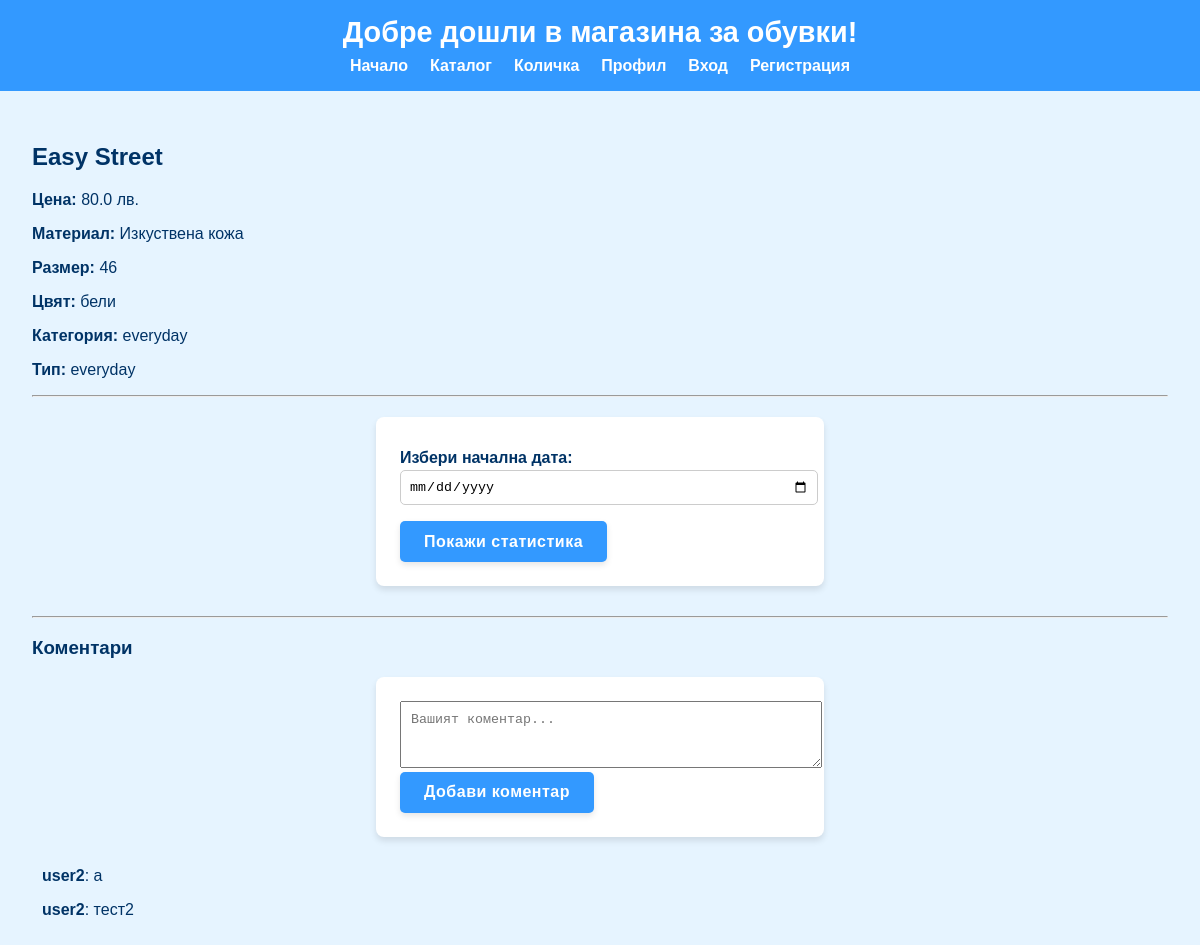
Page /catalog/5 on the earlier database version.
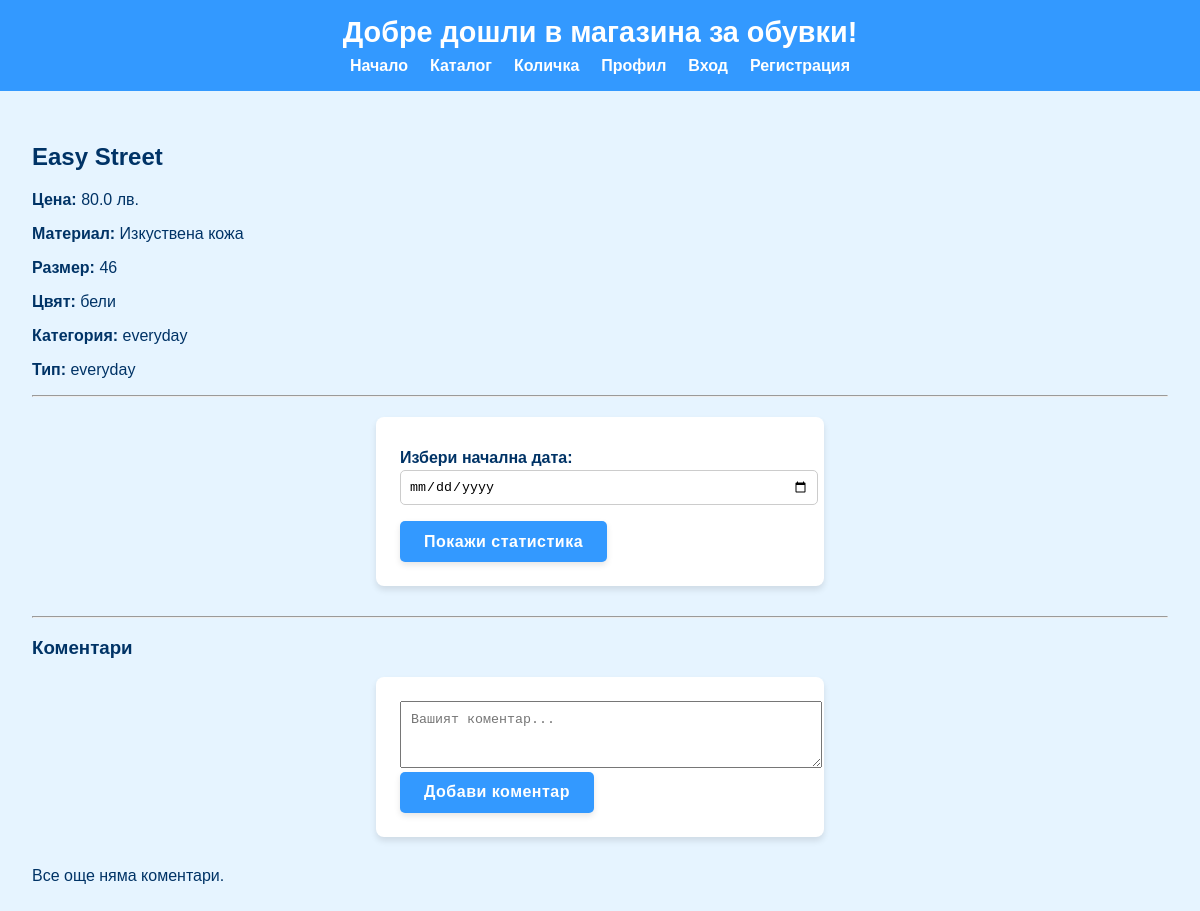
Same page on the later database version.
### models.py (models this page shows, shortened)
class Comment(db.Model):
    __tablename__ = "comments"
    id = db.Column(db.Integer, primary_key=True)
    comment = db.Column(db.String(500), nullable=False)
    user_id = db.Column(db.Integer, db.ForeignKey("users.id"), nullable=False)
    shoe_id = db.Column(db.Integer, db.ForeignKey("shoes.id"), nullable=False)
    parent_id = db.Column(db.Integer, db.ForeignKey("comments.id"), nullable=True)
    replies = db.relationship(
        "Comment",
        backref=db.backref("parent", remote_side=[id]),
        lazy=True,
        cascade="all, delete-orphan"
    )

class User(db.Model):
    __tablename__ = "users"
    id = db.Column(db.Integer, primary_key=True)
    username = db.Column(db.String(100), unique=True, nullable=False)
    email = db.Column(db.String(120), unique=True, nullable=False)
    password = db.Column(db.String(200), nullable=False)
    role = db.Column(db.String(20), default="user")
    comments = db.relationship("Comment", backref="user", lazy=True, cascade="all, delete-orphan")
    cart_actions = db.relationship("CartAction", backref="user", lazy=True, cascade="all, delete-orphan")

### controllers/catalog_controller.py (the view, shortened to what this page needs)
@catalog_bp.route("/<int:shoe_id>", methods=["GET", "POST"])
def shoe_details(shoe_id):
    shoe = Shoe.query.get_or_404(shoe_id)
    from_date_str = request.args.get("from_date")
    total_adds = None
    from_date = None
    comments = Comment.query.filter_by(shoe_id=shoe_id, parent_id=None).all()
    return render_template(
        "shoe_details.html",
        shoe=shoe,
        comments=comments,
        total_adds=total_adds,
        from_date=from_date_str
    )

### app.py (called while the page is built, shortened)
@app.before_request
def restrict_admin_pages():
    if request.path.startswith("/admin"):
        if session.get("role") != "admin":
            flash("Нямате достъп до админ панела.", "error")
            return redirect(url_for("index"))

@app.before_request
def setup_database():
    db.create_all()
    if not User.query.filter_by(username="admin").first():
        hashed_password = generate_password_hash("admin123")
        admin_user = User(username="admin", email="admin@admin.com", password=hashed_password, role="admin")
        db.session.add(admin_user)
        db.session.commit()

### templates/shoe_details.html (shortened to what this page needs)
{% extends "base.html" %}
{% block content %}
<div class="container">
    <h2 class="text-center mt-4">{{ shoe.name }}</h2>
    <div class="shoe-info" style="margin-top: 20px;">
        <p><strong>Цена:</strong> {{ shoe.price }} лв.</p>
        <p><strong>Материал:</strong> {{ shoe.material }}</p>
        <p><strong>Размер:</strong> {{ shoe.size }}</p>
        <p><strong>Цвят:</strong> {{ shoe.color }}</p>
        <p><strong>Категория:</strong> {{ shoe.category }}</p>
        {% if shoe.type %}
            <p><strong>Тип:</strong> {{ shoe.type }}</p>
        {% endif %}
    </div>
    <hr>
    <div style="margin-top: 20px; margin-bottom: 30px;">
        <form method="GET" action="{{ url_for('catalog.shoe_details', shoe_id=shoe.id) }}">
            <label for="from_date"><strong>Избери начална дата:</strong></label>
            <input type="date" id="from_date" name="from_date" value="{{ from_date or '' }}">
            <button type="submit" class="btn btn-info btn-sm">Покажи статистика</button>
        </form>
    </div>
    <hr>
    <h3>Коментари</h3>
    <form method="POST" style="margin-top: 10px; margin-bottom: 30px;">
        <textarea name="comment" placeholder="Вашият коментар..." rows="3" style="width: 100%; padding: 10px;" required></textarea><br>
        <button type="submit" class="btn btn-primary mt-2">Добави коментар</button>
    </form>
    <div>
        {% if comments %}
            {% for comment in comments %}
                {% include "partials/comment_thread.html" with context %}
            {% endfor %}
        {% else %}
            <p>Все още няма коментари.</p>
        {% endif %}
    </div>
</div>
{% endblock %}

### templates/partials/comment_thread.html (shortened to what this page needs)
<div style="margin-left: {{ 30 if comment.parent_id else 0 }}px; border-left: {% if comment.parent_id %}2px solid #ccc{% endif %}; padding-left: 10px; margin-top: 15px;">
    <p>
        <strong>{{ comment.user.username if comment.user else "Анонимен" }}</strong>: {{ comment.comment }}
    </p>
</div>

Differences in the rows shown:
removed Comment: user "user2", comment "а"
removed Comment: user "user2", comment "тест2"
Other differences:
text now shown: "Все още няма коментари."
